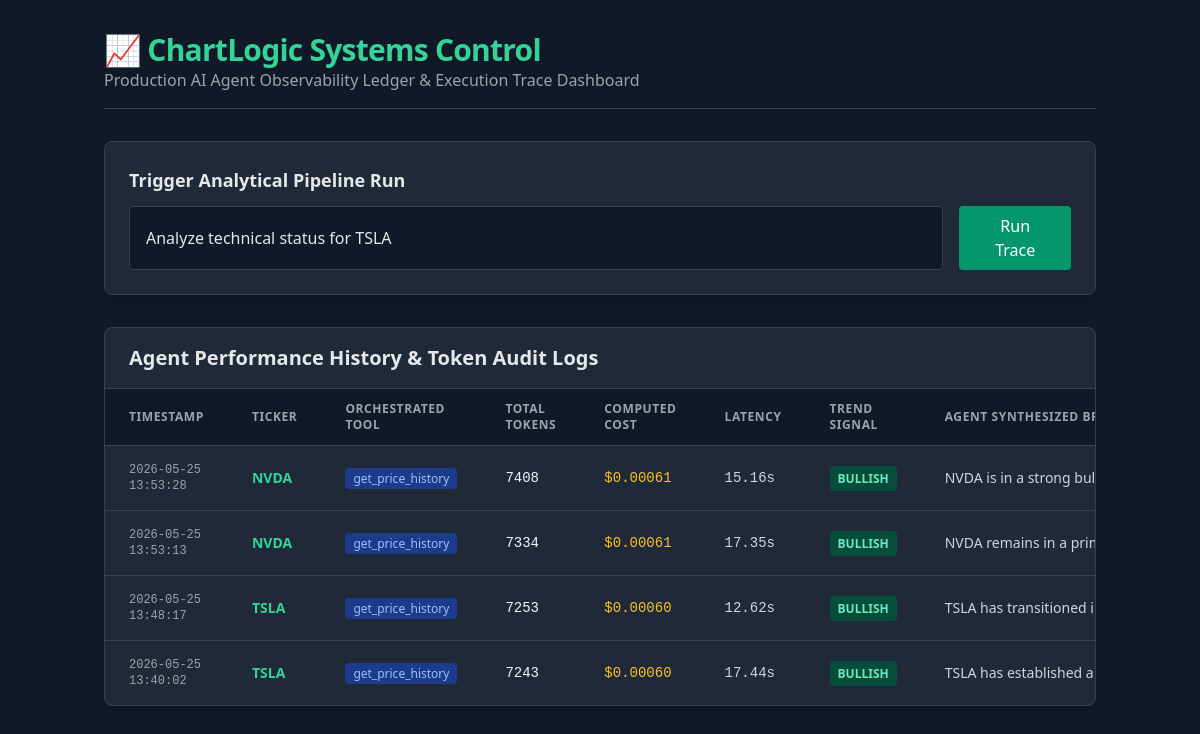
The page / on the database its author committed.
### tables this page shows
CREATE TABLE executions (
                    id INTEGER PRIMARY KEY AUTOINCREMENT,
                    timestamp DATETIME DEFAULT CURRENT_TIMESTAMP,
                    ticker TEXT,
                    tool_used TEXT,
                    input_tokens INTEGER,
                    output_tokens INTEGER,
                    total_tokens INTEGER,
                    cost_usd REAL,
                    latency_sec REAL,
                    raw_output TEXT
                );

### src/web/app.py (the view)
@app.get("/", response_class=HTMLResponse)
async def dashboard(request: Request):
    traces = []
    if DB_PATH.exists():
        with sqlite3.connect(str(DB_PATH)) as conn:
            conn.row_factory = sqlite3.Row
            cursor = conn.cursor()
            cursor.execute("SELECT * FROM executions ORDER BY timestamp DESC")
            rows = cursor.fetchall()
            for r in rows:
                trace_dict = dict(r)
                try:
                    trace_dict["parsed_output"] = json.loads(trace_dict["raw_output"])
                except:
                    trace_dict["parsed_output"] = {"trend": "ERROR", "reasoning": trace_dict["raw_output"]}
                traces.append(trace_dict)
    return templates.TemplateResponse(request=request, name="dashboard.html", context={"traces": traces})

### src/web/templates/dashboard.html (shortened to what this page needs)
<!DOCTYPE html>
<html lang="en">
<head>
    <script src="https://cdn.tailwindcss.com"></script>
</head>
<body class="bg-gray-900 text-gray-100 min-h-screen">
    <div class="container mx-auto px-4 py-8">
        <header class="mb-8 border-b border-gray-700 pb-4">
            <h1 class="text-3xl font-bold tracking-tight text-emerald-400">📈 ChartLogic Systems Control</h1>
            <p class="text-gray-400">Production AI Agent Observability Ledger & Execution Trace Dashboard</p>
        </header>
        <section class="bg-gray-800 p-6 rounded-lg mb-8 shadow-md border border-gray-700">
            <h2 class="text-lg font-semibold mb-3 text-gray-200">Trigger Analytical Pipeline Run</h2>
            <form action="/analyze" method="POST" class="flex gap-4">
                <input type="text" name="prompt" value="Analyze technical status for TSLA"
                    class="bg-gray-900 border border-gray-700 rounded px-4 py-2 w-full focus:outline-none focus:border-emerald-500 text-gray-200">
                <button type="submit"
                    class="bg-emerald-600 hover:bg-emerald-500 text-white font-medium px-6 py-2 rounded transition">
                    Run Trace
                </button>
            </form>
        </section>
        <section class="bg-gray-800 rounded-lg shadow-md border border-gray-700 overflow-hidden">
            <div class="px-6 py-4 border-b border-gray-700 bg-gray-850">
                <h2 class="text-xl font-bold text-gray-200">Agent Performance History & Token Audit Logs</h2>
            </div>
            <div class="overflow-x-auto">
                <table class="w-full text-left border-collapse">
                    <thead>
                        <tr
                            class="bg-gray-900 text-gray-400 text-xs font-semibold uppercase tracking-wider border-b border-gray-700">
                            <th class="px-6 py-3">Timestamp</th>
                            <th class="px-6 py-3">Ticker</th>
                            <th class="px-6 py-3">Orchestrated Tool</th>
                            <th class="px-6 py-3">Total Tokens</th>
                            <th class="px-6 py-3">Computed Cost</th>
                            <th class="px-6 py-3">Latency</th>
                            <th class="px-6 py-3">Trend Signal</th>
                            <th class="px-6 py-3">Agent Synthesized Breakdown</th>
                        </tr>
                    </thead>
                    <tbody class="divide-y divide-gray-700 text-sm">
                        {% for t in traces %}
                        <tr class="hover:bg-gray-750 transition duration-150">
                            <td class="px-6 py-4 font-mono text-xs text-gray-400">{{ t.timestamp }}</td>
                            <td class="px-6 py-4 font-bold text-emerald-400">{{ t.ticker }}</td>
                            <td class="px-6 py-4"><span class="bg-blue-900 text-blue-300 px-2 py-0.5 rounded text-xs">{{
                                    t.tool_used }}</span></td>
                            <td class="px-6 py-4 font-mono">{{ t.total_tokens }}</td>
                            <td class="px-6 py-4 font-mono text-amber-400">${{ "%.5f"|format(t.cost_usd) }}</td>
                            <td class="px-6 py-4 font-mono text-gray-300">{{ t.latency_sec }}s</td>
                            <td class="px-6 py-4">
                                <span class="px-2 py-1 rounded text-xs font-semibold
                                    {% if t.parsed_output.trend == 'BULLISH' %} bg-emerald-900 text-emerald-300
                                    {% elif t.parsed_output.trend == 'BEARISH' %} bg-red-900 text-red-300
                                    {% else %} bg-gray-700 text-gray-300 {% endif %}">
                                    {{ t.parsed_output.trend }}
                                </span>
                            </td>
                            <td
                                class="px-6 py-4 text-gray-300 max-w-md truncate title='{{ t.parsed_output.reasoning }}'">
                                {{ t.parsed_output.reasoning }}
                            </td>
                        </tr>
                        {% endfor %}
                    </tbody>
                </table>
            </div>
        </section>
    </div>
</body>
</html>

### rows shown on the page
executions: timestamp "2026-05-25 13:53:28", ticker "NVDA", tool_used "get_price_history", total_tokens "7408", cost_usd "0.00061", latency_sec "15.16", parsed_output.trend "BULLISH", parsed_output.reasoning "NVDA is in a strong bullish trend, currently undergoing a h…"
executions: timestamp "2026-05-25 13:53:13", ticker "NVDA", tool_used "get_price_history", total_tokens "7334", cost_usd "0.00061", latency_sec "17.35", parsed_output.trend "BULLISH", parsed_output.reasoning "NVDA remains in a primary bullish trend but is currently un…"
executions: timestamp "2026-05-25 13:48:17", ticker "TSLA", tool_used "get_price_history", total_tokens "7253", cost_usd "0.00060", latency_sec "12.62", parsed_output.trend "BULLISH", parsed_output.reasoning "TSLA has transitioned into a bullish structure after rebound…"
executions: timestamp "2026-05-25 13:40:02", ticker "TSLA", tool_used "get_price_history", total_tokens "7243", cost_usd "0.00060", latency_sec "17.44", parsed_output.trend "BULLISH", parsed_output.reasoning "TSLA has established a bullish primary trend following a po…"
